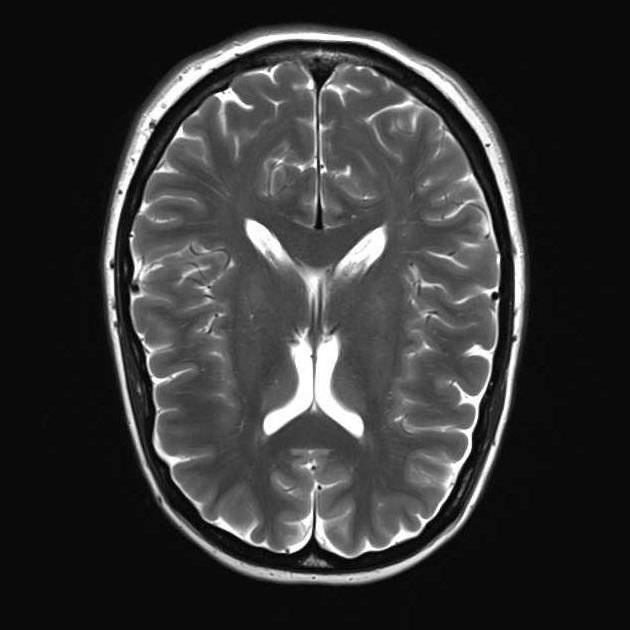
#> input picture No12.jpg, 630 x 630 px
$ python -i augumentation.py   (imports and definitions only)
#> lines starting #> are read from the running program, lines starting #| are printed output that depends on the picture; after the words box and inside, x2 and y2 are one past the last pixel; in counts of white or black regions, pixels touching at a corner belong together
#> further down, picture is the input picture: shape (630, 630, 3); min 0, max 255, mean 53.6
import cv2
import imutils
import matplotlib.pyplot as plt

def crop_brain_contour(image, plot=False):
#> called with plot = False
    gray = cv2.cvtColor(image, cv2.COLOR_BGR2GRAY)
    gray = cv2.GaussianBlur(gray, (5, 5), 0)

    # Threshold image
    _, thresh = cv2.threshold(gray, 45, 255, cv2.THRESH_BINARY)
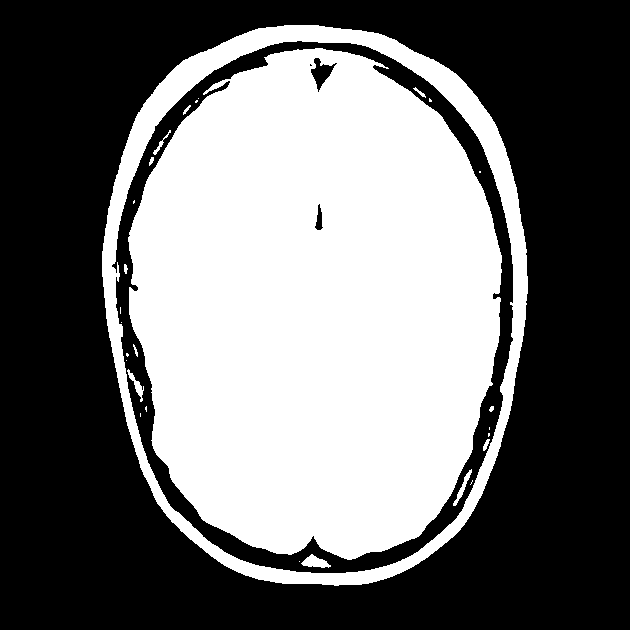
#> thresh: shape (630, 630); 43.7% white; 28 white regions (15 under 20 px), largest, box (x1, y1, x2, y2) and area: (128, 48, 502, 560) 149631, (102, 25, 528, 586) 23023, (301, 554, 331, 568) 233
    thresh = cv2.erode(thresh, None, iterations=2)
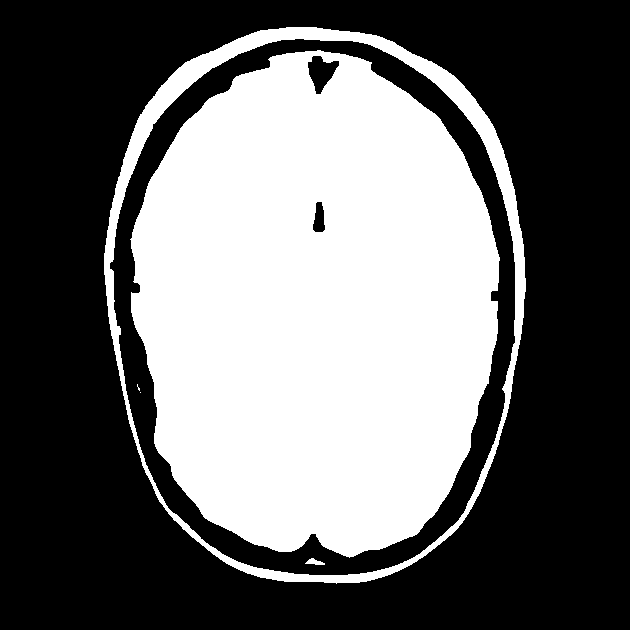
#> thresh: shape (630, 630); 40.5% white; 5 white regions (2 under 20 px), largest, box (x1, y1, x2, y2) and area: (130, 50, 500, 558) 145266, (104, 27, 526, 584) 15249, (305, 558, 325, 565) 79
    thresh = cv2.dilate(thresh, None, iterations=2)
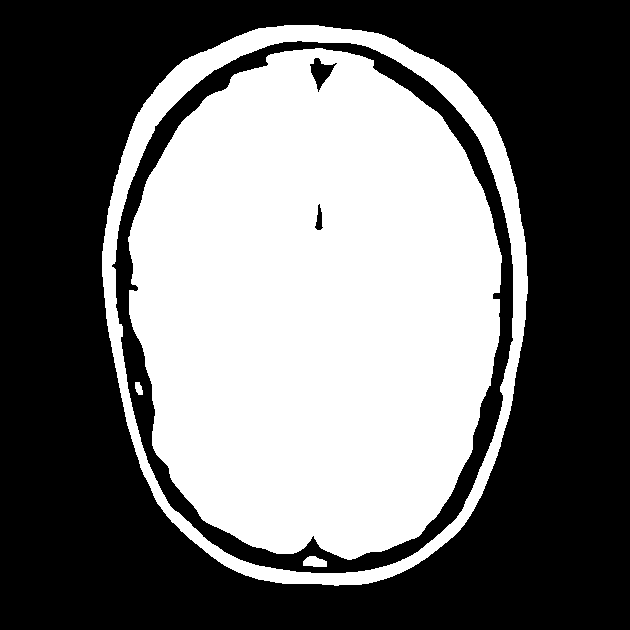
#> thresh: shape (630, 630); 43.5% white; 4 white regions

    # Find contours
    cnts = cv2.findContours(thresh.copy(), cv2.RETR_EXTERNAL, cv2.CHAIN_APPROX_SIMPLE)
#> cnts = 1 contour; box (x1, y1, x2, y2) and area: (102, 25, 528, 586) 194238
    cnts = imutils.grab_contours(cnts)

    if not cnts:
        return image  # Return original image if no contours found

    c = max(cnts, key=cv2.contourArea)
#> c = contour of 679 points, box (x1, y1, x2, y2) (102, 25, 528, 586), area 194238

    # Find extreme points
    extLeft = tuple(c[c[:, :, 0].argmin()][0])
#> extLeft = (102, 251)
    extRight = tuple(c[c[:, :, 0].argmax()][0])
#> extRight = (527, 293)
    extTop = tuple(c[c[:, :, 1].argmin()][0])
#> extTop = (284, 25)
    extBot = tuple(c[c[:, :, 1].argmax()][0])
#> extBot = (334, 585)

    # Crop
    new_image = image[extTop[1]:extBot[1], extLeft[0]:extRight[0]]
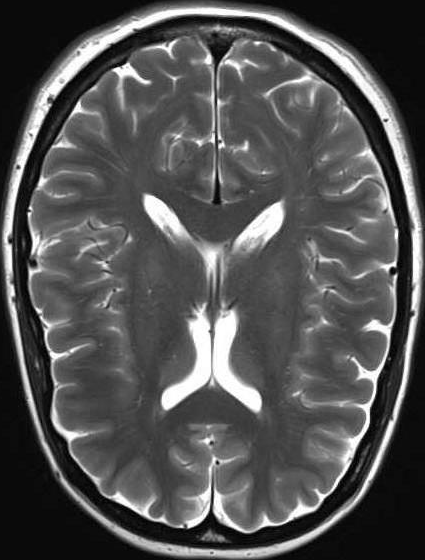
#> new_image: shape (560, 425, 3); min 0, max 255, mean 82.6

    if plot:
        plt.figure()

        plt.subplot(1, 2, 1)
        plt.imshow(cv2.cvtColor(image, cv2.COLOR_BGR2RGB))
        plt.title('Original Image')
        plt.axis('off')

        plt.subplot(1, 2, 2)
        plt.imshow(cv2.cvtColor(new_image, cv2.COLOR_BGR2RGB))
        plt.title('Cropped Image')
        plt.axis('off')

        plt.show()

    return new_image

>>> import cv2
>>> picture = cv2.imread('No12.jpg')
>>> result = crop_brain_contour(picture)

$ run again, on No15.jpg
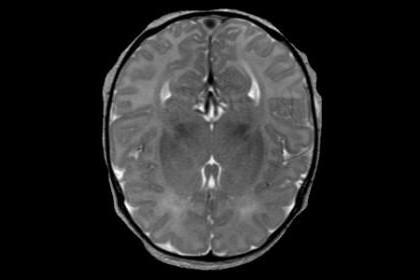
#> input picture No15.jpg, 420 x 280 px
#> picture is the input picture: shape (280, 420, 3); min 0, max 255, mean 39.5
#> in crop_brain_contour, `thresh = cv2.dilate(thresh, None, iterations=2)`:
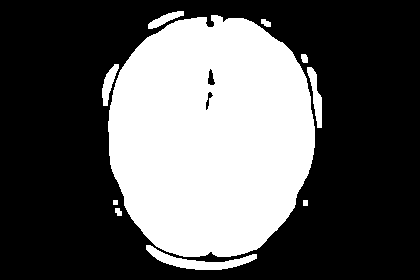
#> thresh: shape (280, 420); 35.8% white; 10 white regions
#> cnts = 10 contours, 1 with area under 20; largest, box (x1, y1, x2, y2) and area: (108, 15, 315, 257) 39773, (146, 245, 257, 270) 809, (307, 67, 322, 128) 352, (102, 64, 119, 106) 281, (148, 11, 184, 29) 224
#> c = contour of 305 points, box (x1, y1, x2, y2) (108, 15, 315, 257), area 39773
#> extLeft = (108, 121)
#> extRight = (314, 147)
#> extTop = (211, 15)
#> extBot = (183, 256)
#> in crop_brain_contour, `new_image = image[extTop[1]:extBot[1], extLeft[0]:extRight[0]]`:
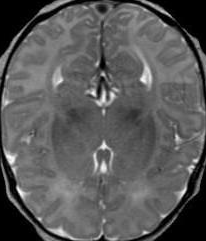
#> new_image: shape (241, 206, 3); min 0, max 255, mean 89.5

$ run again, on No19.jpg
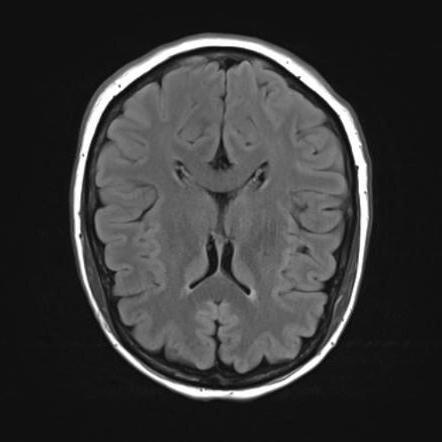
#> input picture No19.jpg, 442 x 442 px
#> picture is the input picture: shape (442, 442, 3); min 0, max 255, mean 56
#> in crop_brain_contour, `thresh = cv2.dilate(thresh, None, iterations=2)`:
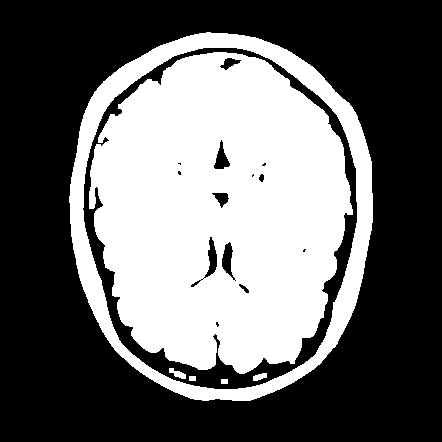
#> thresh: shape (442, 442); 40.7% white; 6 white regions
#> cnts = 1 contour; box (x1, y1, x2, y2) and area: (69, 32, 373, 401) 89446
#> c = contour of 497 points, box (x1, y1, x2, y2) (69, 32, 373, 401), area 89446
#> extLeft = (69, 196)
#> extRight = (372, 222)
#> extTop = (206, 32)
#> extBot = (202, 400)
#> in crop_brain_contour, `new_image = image[extTop[1]:extBot[1], extLeft[0]:extRight[0]]`:
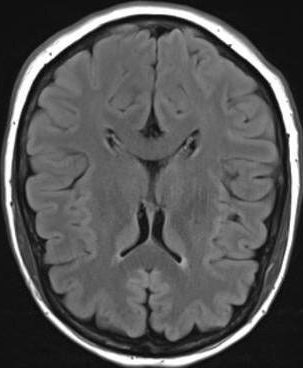
#> new_image: shape (368, 303, 3); min 0, max 255, mean 85.5

$ run again, on no16.jpg
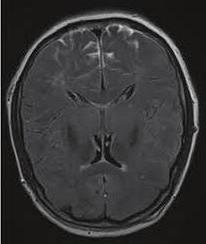
#> input picture no16.jpg, 206 x 244 px
#> picture is the input picture: shape (244, 206, 3); mean B, G, R 54.2, 53.9, 54.2
#> in crop_brain_contour, `thresh = cv2.dilate(thresh, None, iterations=2)`:
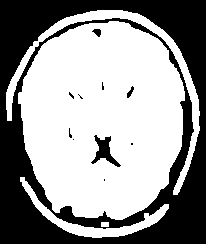
#> thresh: shape (244, 206); 59.6% white; 11 black regions (7 under 20 px)
#> cnts = 4 contours; box (x1, y1, x2, y2) and area: (18, 21, 185, 220) 25828, (6, 10, 200, 195) 2448, (20, 177, 169, 238) 1296, (101, 222, 109, 227) 28
#> c = contour of 263 points, box (x1, y1, x2, y2) (18, 21, 185, 220), area 25828
#> extLeft = (18, 93)
#> extRight = (184, 100)
#> extTop = (109, 21)
#> extBot = (115, 219)
#> in crop_brain_contour, `new_image = image[extTop[1]:extBot[1], extLeft[0]:extRight[0]]`:
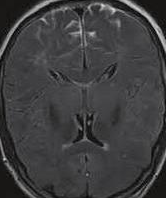
#> new_image: shape (198, 166, 3); mean B, G, R 63.8, 62.6, 62.7
